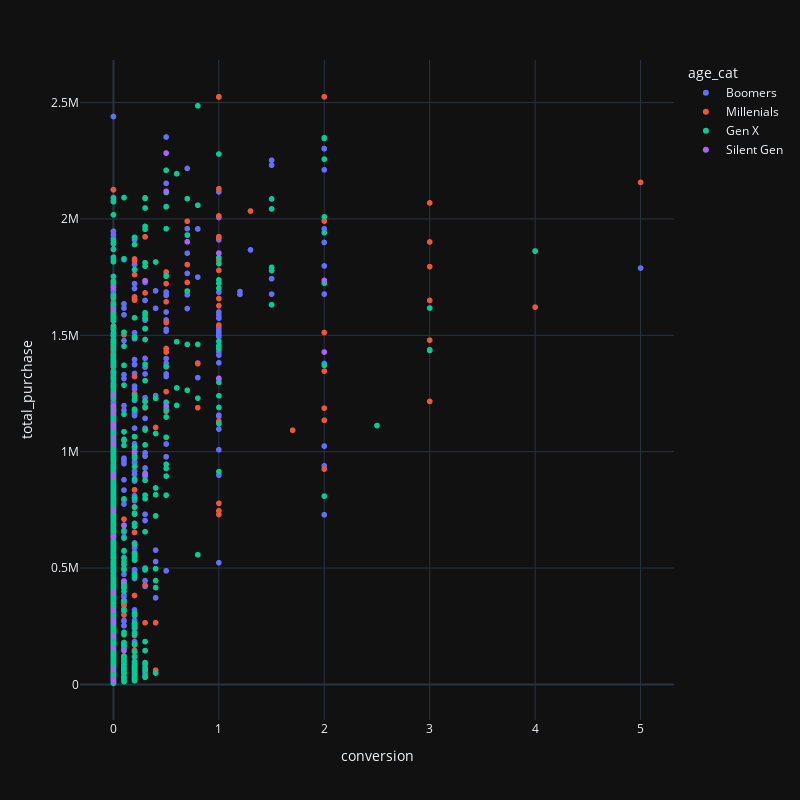

Notebook code for this chart:
### Markdown cell above
## Conversion Rate Analysis Based on Income, Spending and Age

### Code cell
fig = px.scatter(df6_out, x='conversion', y='total_purchase', color='age_cat',
                 template='plotly_dark',width=800, height=800)
fig.show()

### Figure 1 — Plotly figure (JSON) as saved in the notebook; plotly's stock layout.template omitted (floating-point values rounded to 4 significant figures; data arrays with more than 128 entries replaced by an {"elided": "..."} marker saying what was removed)
{"data": [{"hovertemplate": "age_cat=Boomers<br>conversion=%{x}<br>total_purchase=%{y}<extra></extra>", "legendgroup": "Boomers", "marker": {"color": "#636efa", "symbol": "circle"}, "mode": "markers", "name": "Boomers", "showlegend": true, "type": "scattergl", "x": {"elided": "807 float values"}, "xaxis": "x", "y": {"elided": "807 int values"}, "yaxis": "y"}, {"hovertemplate": "age_cat=Millenials<br>conversion=%{x}<br>total_purchase=%{y}<extra></extra>", "legendgroup": "Millenials", "marker": {"color": "#EF553B", "symbol": "circle"}, "mode": "markers", "name": "Millenials", "showlegend": true, "type": "scattergl", "x": {"elided": "342 float values"}, "xaxis": "x", "y": {"elided": "342 int values"}, "yaxis": "y"}, {"hovertemplate": "age_cat=Gen X<br>conversion=%{x}<br>total_purchase=%{y}<extra></extra>", "legendgroup": "Gen X", "marker": {"color": "#00cc96", "symbol": "circle"}, "mode": "markers", "name": "Gen X", "showlegend": true, "type": "scattergl", "x": {"elided": "1024 float values"}, "xaxis": "x", "y": {"elided": "1024 int values"}, "yaxis": "y"}, {"hovertemplate": "age_cat=Silent Gen<br>conversion=%{x}<br>total_purchase=%{y}<extra></extra>", "legendgroup": "Silent Gen", "marker": {"color": "#ab63fa", "symbol": "circle"}, "mode": "markers", "name": "Silent Gen", "showlegend": true, "type": "scattergl", "x": [1, 0, 0, 0.3, 0, 0, 0, 0, 0, 0, 1, 0, 0, 0, 0.5, 0, 0.1, 0, 0, 0.7, 0, 0, 0, 0.3, 0, 0, 0.2, 2, 0.5, 0, 2, 0.5, 0.1, 1, 0, 0.1, 0, 0, 0, 0.3, 0, 0.1], "xaxis": "x", "y": [1315000, 317000, 1196000, 902000, 1120000, 1706000, 1033000, 65000, 22000, 317000, 1853000, 900000, 209000, 1242000, 2119000, 14000, 682000, 746000, 397000, 1902000, 266000, 1612000, 1167000, 902000, 1103000, 1060000, 999000, 1736000, 1196000, 634000, 1428000, 2283000, 444000, 1315000, 894000, 145000, 1033000, 209000, 277000, 1735000, 157000, 444000], "yaxis": "y"}], "layout": {"height": 800, "legend": {"title": {"text": "age_cat"}, "tracegroupgap": 0}, "margin": {"t": 60}, "width": 800, "xaxis": {"anchor": "y", "domain": [0, 1], "title": {"text": "conversion"}}, "yaxis": {"anchor": "x", "domain": [0, 1], "title": {"text": "total_purchase"}}}}
